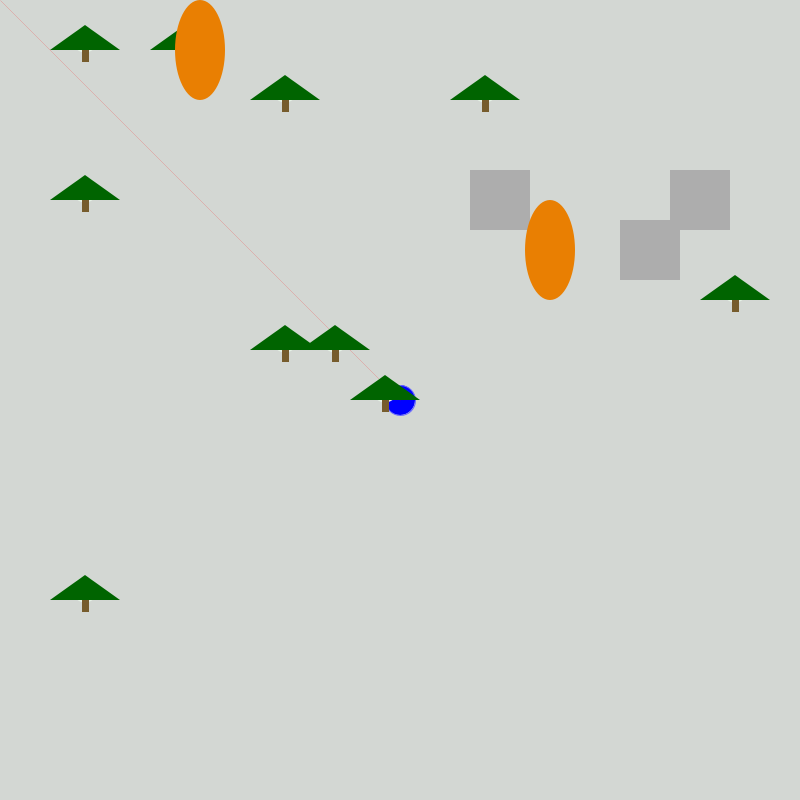
Frame 1 (no input)
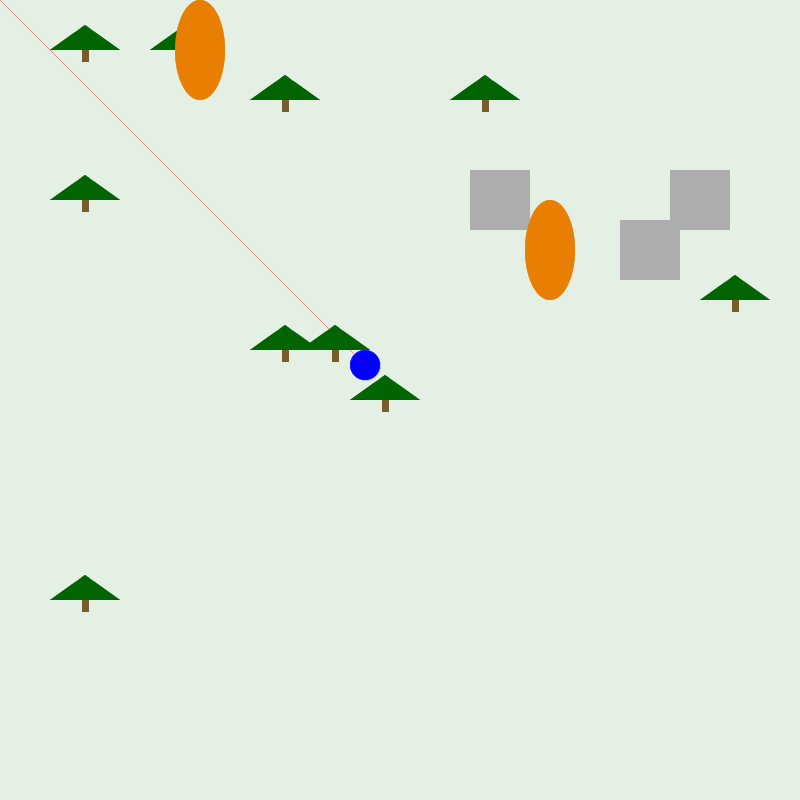
Frame 60 (the mouse pressed at the canvas centre just before this capture)
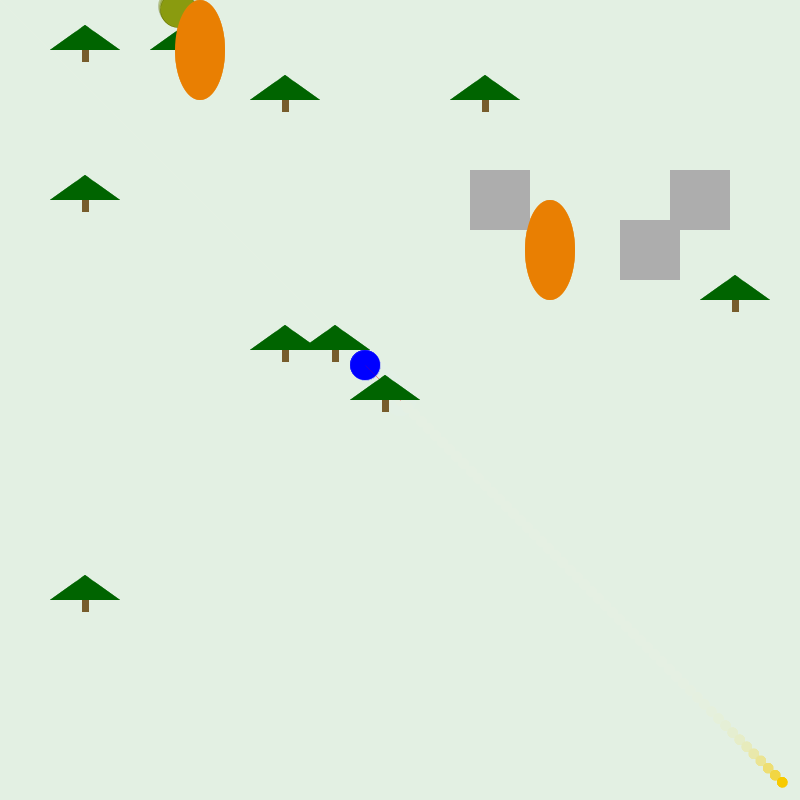
Frame 120 (the mouse held since frame 60 and released just before this capture)

The Processing sketch that drew these frames (run headless with seeded random() and noise(); from frame 60 on, the mouse is pressed at the canvas centre):

// Processing sketch: Chad_Madding_AdvancedOOP
// ── Chad_Madding_AdvancedOOP.pde
//AdvancedOOP project
//The basis of this is
//from the Programming 11 class at
//http://lordbyng.net/compsci/bprog.html

//color palette
color purple = #490A3D;
color pink   = #BD1550;
color orange = #E97F02;
color yellow = #F8CA00;
color green  = #8A9B0F;
color dkgreen= #006400;
color ltgreen= #e5f2e5;
color red    = #FF0000;
color white  = #FFFFFF;
color dkgray = #ADADAD;
color ltgray = #D3D3D3;
color brown  = #775C2C;
color blue   = #0000ff;
color ltblue = #6666ff;
color dkblue = #000099;

//keyboard directions
boolean akey, dkey, skey, wkey;

int level = 60; //lower number = harder level

ArrayList<Bullet> bulletList;
ArrayList<Zombie> zombieList;

//The number of obstacles
Bunker[] bunkers = new Bunker[3]; // a list of Bunker
Tree[] trees = new Tree[10]; // a list of trees
Car[] cars = new Car[2]; // a list of cars

Hero myHero;
Zombie currentZombie;

void setup() {
  size (800, 800);

  myHero = new Hero();
  bulletList = new ArrayList<Bullet>();
  zombieList = new ArrayList<Zombie>();

  // generate bunkers in random locations
  for (int i=0; i<bunkers.length; i++) {
    float x = int(random(50, width-50)/50) * 50;
    float y = int(random(50, height-50)/50) * 50;
    bunkers[i] = new Bunker(x, y, 60);
  }

  // generate trees in random locations
  for (int i=0; i<trees.length; i++) {
    float x = int(random(50, width-50)/50) * 50;
    float y = int(random(50, height-50)/50) * 50;
    trees[i] = new Tree(x, y, 25);
  }

  // generate cars in random locations
  for (int i=0; i<cars.length; i++) {
    float x = int(random(50, width-50)/50) * 50;
    float y = int(random(50, height-50)/50) * 50;
    cars[i] = new Car(x, y, 50);
  }
}

void draw() {
  fill(ltgreen, 75); //Alpha values also range from 0 to 255 sets "tails" in game - Higher = no tails
  rect(0, 0, width, height);

  int i = 0;
  while (i < bulletList.size()) {
    Bullet b = bulletList.get(i);
    if (b.alive == true) {
      b.show();
      b.act();
      i++;
    } else {
      bulletList.remove(i);
    }
  }
  int z = 0;
  while (z < zombieList.size()) {
    Zombie currentZombie = zombieList.get(z);
    if (currentZombie.alive == true) {
      currentZombie.show();
      currentZombie.act();
      z++;
    } else {
      zombieList.remove(z);
    }
  }

  myHero.show();
  myHero.act();

  if (frameCount % level == 0 ) {  //sets the amount of zombies on the screen
    zombieList.add(new Zombie()); //could be used for different levels
  }

  // go through all bunkers
  // and draw them onscreen
  for (Bunker bu : bunkers) {
    bu.display();
    bu.act();
  }

  // go through all trees
  // and draw them onscreen
  for (Tree t : trees) {
    t.display();
    t.act();
  }

  // go through all cars
  // and draw them onscreen
  for (Car c : cars) {
    c.display();
    c.act();
  }
}

void keyPressed() {
  if (key == 'a' || key == 'A') akey = true; //CAP and lowercase
  if (key == 'd' || key == 'D') dkey = true;
  if (key == 's' || key == 'S') skey = true;
  if (key == 'w' || key == 'W') wkey = true;
}

void keyReleased() {
  if (key == 'a' || key == 'A') akey = false;
  if (key == 'd' || key == 'D') dkey = false;
  if (key == 's' || key == 'S') skey = false;
  if (key == 'w' || key == 'W') wkey = false;
}

void mousePressed() {
  PVector direction = new PVector(mouseX-myHero.x, mouseY-myHero.y);
  direction.setMag(10);
  float k = 0;
  while (k <= 2*PI) {
    direction.rotate(k);
    bulletList.add(new Bullet(direction.x, direction.y));
    k += PI/2;
  }
}

// ── Bullet.pde
class Bullet {

  float x, y, d, vx, vy;
  boolean alive; //Bullets "die" when off screen

  Bullet() {
  }

  Bullet(float _vx, float _vy) {
    x = myHero.x; //start at the Hero because they are shooting
    y = myHero.y; //start at the Hero because they are shooting
    d = 10; //Bullet size
    alive = true; //Bullest start off alive
    vx = _vx;
    vy = _vy;

    PVector direction = new PVector(mouseX-x, mouseY-y);
    direction.setMag(10); //Bullet speed

    vx = direction.x;
    vy = direction.y;
  }

  void show() {
    fill(yellow);
    stroke(yellow);
    ellipse(x, y, d, d);
  }

  void act() {
    x = x + vx;
    y = y + vy;

    if (x < 0 || x > width || y < 0 || y > height) alive = false; //Bullets "die" offscreen
  }
}

// ── Bunker.pde
class Bunker extends Obstacle {
  float x, y;            // position
  //float w, h;            // size
  boolean hit = false;   // is it hit?

  Bunker() {
  }

  Bunker (float _x, float _y, float _d) {
    x = _x;
    y = _y;
    d = _d;
  }

  // draw the bunker
  // if hit, change the fill color
  void display() {
    if (hit) fill(ltgray);
    else fill(dkgray);
    noStroke();
    rect(x-d/2, y-d/2, d, d);
    ellipse(x, y, d, d);
  }


  void act() {

    //loop to check every bullet to see if it hits the bunker 
    int i = 0;
    while ( i < bulletList.size()) {
      Bullet b = bulletList.get(i);
      if ( dist(b.x, b.y, x, y) <  b.d/2 + d/2) { //checking the distance between the Bullet (b.x, b.y) and the Car (x, y) sum of radi
        hit = true;
        b.alive = false;
      }
      i++;
    }

    //loop to check every zombie to see if it hits the bunker 
    int zl = 0;
    while ( zl < zombieList.size()) {
      Zombie z = zombieList.get(zl);
      if ( dist(z.x, z.y, x, y) <  z.d/2 + d/2) { //checking the distance between the zombie (z.x, z.y) and the bunker (x, y) sum of radi
        hit = true;
        z.alive = true;
        z.x = z.x - bounce;
        z.y = z.y - bounce;
      }
      zl++;
    }

    //loop to check if hero hits the bunker 
    if ( dist(myHero.x, myHero.y, x, y) <  myHero.d/2 + d/2) { //checking the distance between the zombie (z.x, z.y) and the bunker (x, y) sum of radi
      myHero.x = myHero.x - bounce;
      myHero.y = myHero.y - bounce;
    }
  }
}

// ── Car.pde
class Car extends Obstacle {
  float x, y, d;
  boolean hit = false;   // is it hit?

  Car() {
  }

  Car (float _x, float _y, float _d) {
    x = _x;
    y = _y;
    d = _d;
  }

  // draw the Car
  // if hit, change the fill color
  void display() {
    if (hit) fill(orange);
    else fill(orange);
    noStroke();
    ellipse(x, y, d, d*2);
  }

  void act() {

    //loop to check every bullet to see if it hits the Car 
    int i = 0;
    while ( i < bulletList.size()) {
      Bullet b = bulletList.get(i);
      if ( dist(b.x, b.y, x, y) <  b.d/2 + d/2) { //checking the distance between the Bullet (b.x, b.y) and the Car (x, y) sum of radi
        hit = true;
        b.alive = false;
      }
      i++;
    }

    //loop to check every zombie to see if it hits the tree 
    int zl = 0;
    while ( zl < zombieList.size()) {
      Zombie z = zombieList.get(zl);
      if ( dist(z.x, z.y, x, y) <  z.d/2 + d/2) { //checking the distance between the Bullet (b.x, b.y) and the tree (x, y) sum of radi
        hit = true;
        z.alive = true;
        z.x = z.x - bounce;
        z.y = z.y - bounce;
      }
      zl++;
    }

    //loop to check if hero hits the bunker 
    if ( dist(myHero.x, myHero.y, x, y) <  myHero.d/2 + d/2) { //checking the distance between the zombie (z.x, z.y) and the bunker (x, y) sum of radi
      myHero.x = myHero.x - bounce;
      myHero.y = myHero.y - bounce;
    }
  }
}

// ── Hero.pde
class Hero {

  float x, y, d, speed;

  Hero() {
    x = width/2; //start position
    y = height/2; //start position
    d = 30; //Hero size
    speed = 4; //movement
  }

  void show() {
    fill(blue);
    stroke(ltblue);
    ellipse(x, y, d, d);
    strokeWeight(0);
    stroke(red);//laser pointer color
    line(x, y, mouseX, mouseY); //laser pointer
  }

  void act() {

    if (wkey) y = y - speed;
    if (skey) y = y + speed;
    if (akey) x = x - speed;
    if (dkey) x = x + speed;
    if (x < d/2 || x > width-d/2+1) x *= -1; //Keep hero onscreen
    if (y < d/2 || y > height-d/2+1) y *= -1; //Keep hero onscreen
  }
}

// ── Obstacle.pde
class Obstacle {

  float x, y, d;

  int bounce = 5; //bounce off items

  boolean hit = false;   // is it hit?

  Obstacle() {
    noStroke();
  }
  void act() {

    //loop to check every bullet to see if it hits the bunker 
    int i = 0;
    while ( i < bulletList.size()) {
      Bullet b = bulletList.get(i);
      if ( dist(b.x, b.y, x, y) <  b.d/2 + d/2) { //checking the distance between the Bullet (b.x, b.y) and the Car (x, y) sum of radi
        hit = true;
        b.alive = false;
      }
      i++;
    }

    //loop to check every zombie to see if it hits the bunker 
    int zl = 0;
    while ( zl < zombieList.size()) {
      Zombie z = zombieList.get(zl);
      if ( dist(z.x, z.y, x, y) <  z.d/2 + d/2) { //checking the distance between the zombie (z.x, z.y) and the bunker (x, y) sum of radi
        hit = true;
        z.alive = true;
        z.x = z.x - bounce;
        z.y = z.y - bounce;
      }
      zl++;
    }
  }
}

// ── Tree.pde
class Tree extends Obstacle {
  float x, y, d;
  boolean hit = false;   // is it hit?

  Tree () {
  }

  Tree (float _x, float _y, float _d) {
    x = _x;
    y = _y;
    d = _d;
  }

  // draw the tree
  // if hit, change the fill color
  void display() {
    if (hit) fill(dkgreen);
    else fill(dkgreen);
    noStroke();
    fill(ltgreen);
    ellipse(x+35, y-10, d, d);
    fill(dkgreen);
    triangle(x, y, x+70, y, x+35, y-25);
    fill(brown);
    rect(x+32, y, 7, 12);
  }


  void act() {

    //loop to check every bullet to see if it hits the tree 
    int i = 0;
    while ( i < bulletList.size()) {
      Bullet b = bulletList.get(i);
      if ( dist(b.x, b.y, x, y) <  b.d/2 + d/2) { //checking the distance between the Bullet (b.x, b.y) and the tree (x, y) sum of radi
        hit = true;
        b.alive = false;
      }
      i++;
    }

    //loop to check every zombie to see if it hits the tree 
    int zl = 0;
    while ( zl < zombieList.size()) {
      Zombie z = zombieList.get(zl);
      if ( dist(z.x, z.y, x+35, y-10) <  z.d/2 + d/2) { //checking the distance between the Bullet (b.x, b.y) and the tree (x, y) sum of radi
        hit = true;
        z.alive = true;
        z.x = z.x - bounce;
        z.y = z.y - bounce;
      }
      zl++;
    }

    //loop to check if hero hits the tree 
    if ( dist(myHero.x, myHero.y, x+35, y-10) <  myHero.d/2 + d/2) { //checking the distance between the zombie (z.x, z.y) and the bunker (x, y) sum of radi
      myHero.x = myHero.x - bounce;
      myHero.y = myHero.y - bounce;
    }
  }
}

// ── Zombie.pde
class Zombie {

  float x, y, d, s, vx, vy;
  boolean alive;

  Zombie() {

    x = random(0, width); //start location - random from the top
    y = 0;
    d = random(20, 40); //Zombie size
    s = 1.5; //Zombie speed - could be used in levels

    PVector direction = new PVector(myHero.x-x, myHero.y-y);
    direction.setMag(3);
    vx = direction.x;
    vy = direction.y;

    alive = true;
  }

  void show() {
    fill(green);
    stroke(0);
    ellipse(x, y, d, d);
  }

  void act() {
    PVector direction = new PVector(myHero.x-x, myHero.y-y);
    direction.setMag(s);
    vx = direction.x;
    vy = direction.y;

    x = x + vx;
    y = y + vy;
    //loop to check every bullet to see if it hits the zombie 
    int i = 0;
    while ( i < bulletList.size()) {
      Bullet b = bulletList.get(i);
      if ( dist(b.x, b.y, x, y) <  b.d/2 + d/2) { //checking the distance between the Bullet (b.x, b.y) and the Zombie (x, y) sum of radi
        alive = false;
        b.alive = false;
      }
      i++;
    }
  }
}
